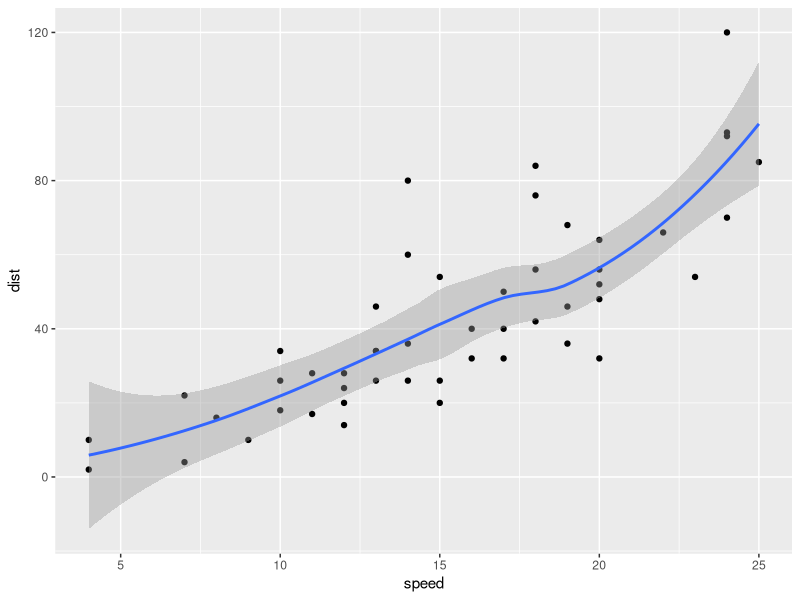
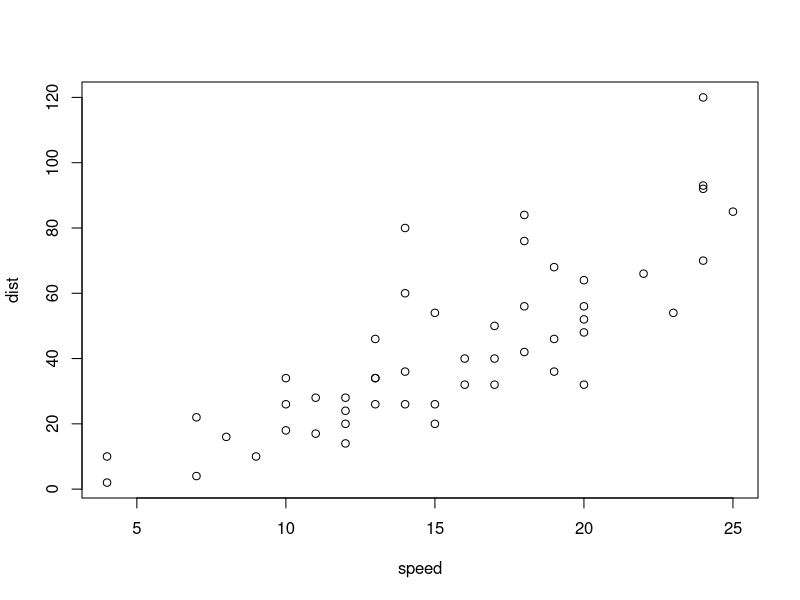

Source code (R) for these figures, in order:
## ---- chunk 1
library(ggplot2)
summary(cars)
ggplot(data = cars, aes(x = speed, y = dist)) + geom_point() + stat_smooth()
## ---- chunk 2
plot(cars)
